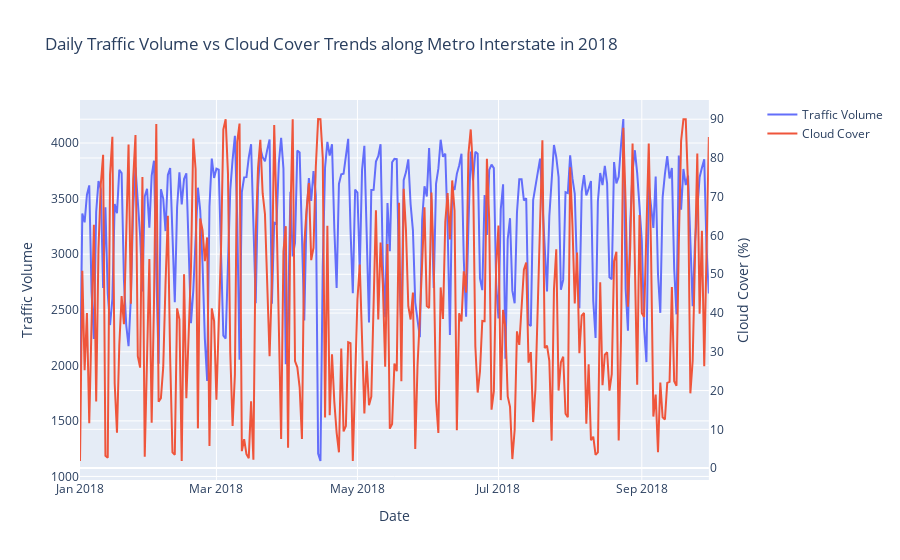

Notebook code cell kept with this figure:
### Code cell
fig = sp.make_subplots(specs=[[{"secondary_y": True}]])

fig.add_trace(
    go.Scatter(x=daily_2018_df.index, y=daily_2018_df['traffic_volume'], name="Traffic Volume", mode="lines"),
    secondary_y=False
)

fig.add_trace(
    go.Scatter(x=daily_2018_df.index, y=daily_2018_df['clouds_all'], name="Cloud Cover", mode="lines"),
    secondary_y=True
)

fig.update_layout(title='Daily Traffic Volume vs Cloud Cover Trends along Metro Interstate in 2018', xaxis_title='Date')
fig.update_yaxes(title_text="Traffic Volume", secondary_y=False)
fig.update_yaxes(title_text="Cloud Cover (%)", secondary_y=True)
fig.show()

### Figure 1 — Plotly figure (JSON) as saved in the notebook; plotly's stock layout.template omitted (floating-point values rounded to 4 significant figures; data arrays with more than 128 entries replaced by an {"elided": "..."} marker saying what was removed)
{"data": [{"mode": "lines", "name": "Traffic Volume", "type": "scatter", "x": {"elided": "273 str values"}, "xaxis": "x", "y": {"elided": "273 float values"}, "yaxis": "y"}, {"mode": "lines", "name": "Cloud Cover", "type": "scatter", "x": {"elided": "273 str values"}, "xaxis": "x", "y": {"elided": "273 float values"}, "yaxis": "y2"}], "layout": {"title": {"text": "Daily Traffic Volume vs Cloud Cover Trends along Metro Interstate in 2018"}, "xaxis": {"anchor": "y", "domain": [0, 0.94], "title": {"text": "Date"}}, "yaxis": {"anchor": "x", "domain": [0, 1], "title": {"text": "Traffic Volume"}}, "yaxis2": {"anchor": "x", "overlaying": "y", "side": "right", "title": {"text": "Cloud Cover (%)"}}}}
